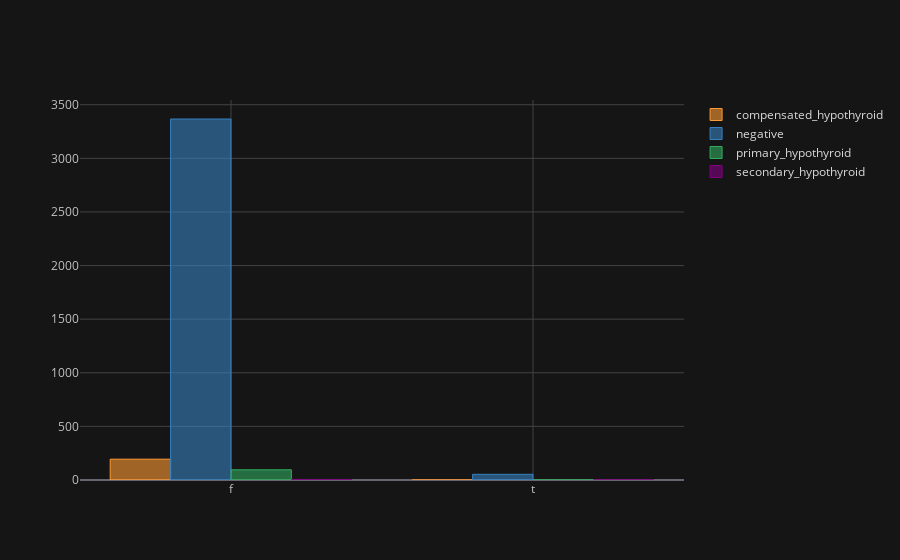

Write notebook code for a chart like this one.
### Code cell
pd.crosstab(df_copy['pregnant'],df_copy['Class']).iplot(kind='bar')

### Figure 1 — Plotly figure (JSON) as saved in the notebook; plotly's stock layout.template omitted (floating-point values rounded to 4 significant figures)
{"data": [{"marker": {"color": "rgba(255, 153, 51, 0.6)", "line": {"color": "rgba(255, 153, 51, 1.0)", "width": 1}}, "name": "compensated_hypothyroid", "orientation": "v", "text": "", "type": "bar", "x": ["f", "t"], "y": [194, 0]}, {"marker": {"color": "rgba(55, 128, 191, 0.6)", "line": {"color": "rgba(55, 128, 191, 1.0)", "width": 1}}, "name": "negative", "orientation": "v", "text": "", "type": "bar", "x": ["f", "t"], "y": [3367, 53]}, {"marker": {"color": "rgba(50, 171, 96, 0.6)", "line": {"color": "rgba(50, 171, 96, 1.0)", "width": 1}}, "name": "primary_hypothyroid", "orientation": "v", "text": "", "type": "bar", "x": ["f", "t"], "y": [95, 0]}, {"marker": {"color": "rgba(128, 0, 128, 0.6)", "line": {"color": "rgba(128, 0, 128, 1.0)", "width": 1}}, "name": "secondary_hypothyroid", "orientation": "v", "text": "", "type": "bar", "x": ["f", "t"], "y": [2, 0]}], "layout": {"legend": {"bgcolor": "#151516", "font": {"color": "#D9D9D9"}}, "paper_bgcolor": "#151516", "plot_bgcolor": "#151516", "title": {"font": {"color": "#D9D9D9"}}, "xaxis": {"gridcolor": "#434343", "showgrid": true, "tickfont": {"color": "#C2C2C2"}, "title": {"font": {"color": "#D9D9D9"}, "text": ""}, "zerolinecolor": "#666570"}, "yaxis": {"gridcolor": "#434343", "showgrid": true, "tickfont": {"color": "#C2C2C2"}, "title": {"font": {"color": "#D9D9D9"}, "text": ""}, "zerolinecolor": "#666570"}}}
